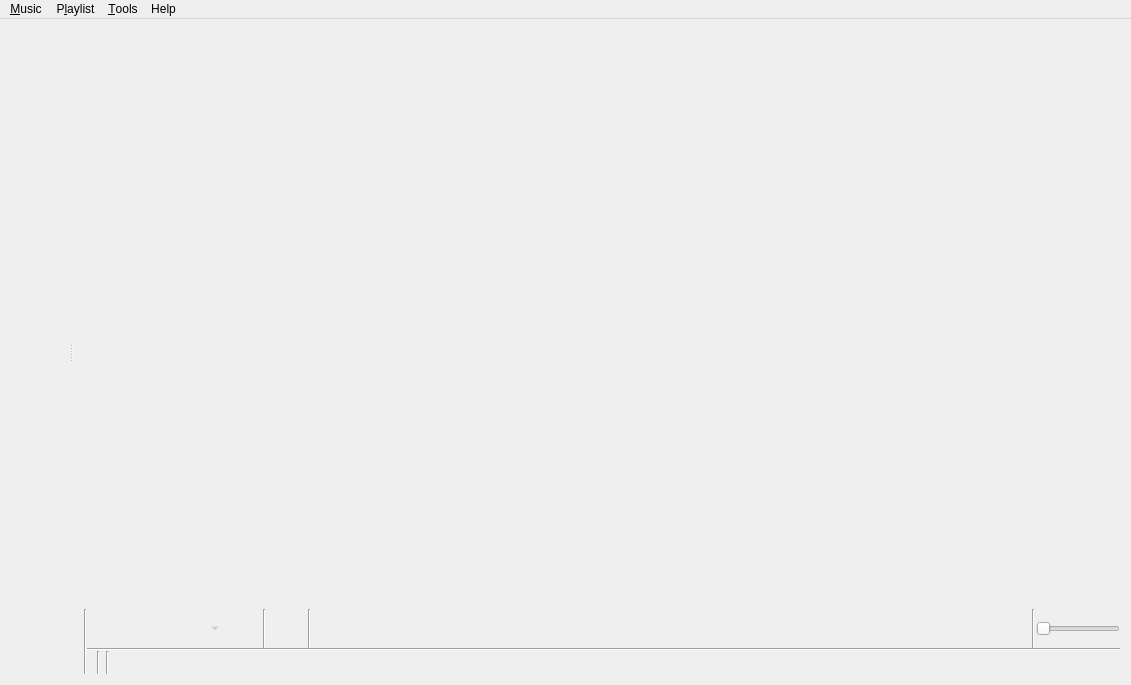
<?xml version="1.0" encoding="UTF-8"?>
<ui version="4.0">
 <class>MainWindow</class>
 <widget class="QMainWindow" name="MainWindow">
  <property name="geometry">
   <rect>
    <x>0</x>
    <y>0</y>
    <width>1131</width>
    <height>685</height>
   </rect>
  </property>
  <property name="windowTitle">
   <string>Strawberry Music Player</string>
  </property>
  <property name="windowIcon">
   <iconset resource="../../data/icons.qrc">
    <normaloff>:/icons/128x128/strawberry.png</normaloff>:/icons/128x128/strawberry.png</iconset>
  </property>
  <widget class="QWidget" name="centralWidget">
   <layout class="QVBoxLayout" name="layout_centralWidget">
    <property name="spacing">
     <number>0</number>
    </property>
    <property name="leftMargin">
     <number>0</number>
    </property>
    <property name="topMargin">
     <number>0</number>
    </property>
    <property name="rightMargin">
     <number>0</number>
    </property>
    <property name="bottomMargin">
     <number>0</number>
    </property>
    <item>
     <widget class="QSplitter" name="splitter">
      <property name="orientation">
       <enum>Qt::Horizontal</enum>
      </property>
      <widget class="QWidget" name="sidebar_layout">
       <layout class="QVBoxLayout" name="layout_left">
        <property name="spacing">
         <number>0</number>
        </property>
        <item>
         <widget class="FancyTabWidget" name="tabs" native="true"/>
        </item>
        <item>
         <widget class="PlayingWidget" name="widget_playing" native="true"/>
        </item>
       </layout>
      </widget>
      <widget class="QWidget" name="playlist_layout">
       <layout class="QVBoxLayout" name="layout_right">
        <property name="spacing">
         <number>0</number>
        </property>
        <item>
         <widget class="PlaylistContainer" name="playlist" native="true">
          <property name="sizePolicy">
           <sizepolicy hsizetype="Preferred" vsizetype="Expanding">
            <horstretch>0</horstretch>
            <verstretch>0</verstretch>
           </sizepolicy>
          </property>
          <addaction name="action_edit_track"/>
          <addaction name="action_edit_value"/>
         </widget>
        </item>
        <item>
         <layout class="QHBoxLayout" name="layout_bottom">
          <property name="spacing">
           <number>0</number>
          </property>
          <item>
           <widget class="Line" name="line_6">
            <property name="orientation">
             <enum>Qt::Vertical</enum>
            </property>
           </widget>
          </item>
          <item>
           <widget class="QWidget" name="player_controls_container" native="true">
            <layout class="QVBoxLayout" name="layout_player_controls_container">
             <property name="spacing">
              <number>0</number>
             </property>
             <property name="leftMargin">
              <number>0</number>
             </property>
             <property name="topMargin">
              <number>0</number>
             </property>
             <property name="rightMargin">
              <number>0</number>
             </property>
             <property name="bottomMargin">
              <number>0</number>
             </property>
             <item>
              <widget class="QFrame" name="player_controls">
               <property name="frameShape">
                <enum>QFrame::NoFrame</enum>
               </property>
               <layout class="QHBoxLayout" name="layout_player_controls">
                <property name="spacing">
                 <number>1</number>
                </property>
                <property name="leftMargin">
                 <number>0</number>
                </property>
                <property name="topMargin">
                 <number>0</number>
                </property>
                <property name="rightMargin">
                 <number>0</number>
                </property>
                <property name="bottomMargin">
                 <number>0</number>
                </property>
                <item>
                 <widget class="QToolButton" name="back_button">
                  <property name="accessibleName">
                   <string>MenuPopupToolButton</string>
                  </property>
                  <property name="iconSize">
                   <size>
                    <width>32</width>
                    <height>32</height>
                   </size>
                  </property>
                  <property name="autoRaise">
                   <bool>true</bool>
                  </property>
                 </widget>
                </item>
                <item>
                 <widget class="QToolButton" name="pause_play_button">
                  <property name="accessibleName">
                   <string>MenuPopupToolButton</string>
                  </property>
                  <property name="iconSize">
                   <size>
                    <width>32</width>
                    <height>32</height>
                   </size>
                  </property>
                  <property name="autoRaise">
                   <bool>true</bool>
                  </property>
                 </widget>
                </item>
                <item>
                 <widget class="QToolButton" name="stop_button">
                  <property name="enabled">
                   <bool>false</bool>
                  </property>
                  <property name="accessibleName">
                   <string>MenuPopupToolButton</string>
                  </property>
                  <property name="iconSize">
                   <size>
                    <width>32</width>
                    <height>32</height>
                   </size>
                  </property>
                  <property name="popupMode">
                   <enum>QToolButton::MenuButtonPopup</enum>
                  </property>
                  <property name="autoRaise">
                   <bool>true</bool>
                  </property>
                 </widget>
                </item>
                <item>
                 <widget class="QToolButton" name="forward_button">
                  <property name="accessibleName">
                   <string>MenuPopupToolButton</string>
                  </property>
                  <property name="iconSize">
                   <size>
                    <width>32</width>
                    <height>32</height>
                   </size>
                  </property>
                  <property name="autoRaise">
                   <bool>true</bool>
                  </property>
                 </widget>
                </item>
                <item>
                 <widget class="QWidget" name="widget_love" native="true">
                  <layout class="QHBoxLayout" name="layout_widget_love">
                   <property name="spacing">
                    <number>1</number>
                   </property>
                   <property name="leftMargin">
                    <number>0</number>
                   </property>
                   <property name="topMargin">
                    <number>0</number>
                   </property>
                   <property name="rightMargin">
                    <number>0</number>
                   </property>
                   <property name="bottomMargin">
                    <number>0</number>
                   </property>
                   <item>
                    <widget class="Line" name="line_love">
                     <property name="orientation">
                      <enum>Qt::Vertical</enum>
                     </property>
                    </widget>
                   </item>
                   <item>
                    <widget class="QToolButton" name="button_love">
                     <property name="accessibleName">
                      <string>MenuPopupToolButton</string>
                     </property>
                     <property name="iconSize">
                      <size>
                       <width>32</width>
                       <height>32</height>
                      </size>
                     </property>
                     <property name="autoRaise">
                      <bool>true</bool>
                     </property>
                    </widget>
                   </item>
                  </layout>
                 </widget>
                </item>
                <item>
                 <widget class="Line" name="line_buttons">
                  <property name="orientation">
                   <enum>Qt::Vertical</enum>
                  </property>
                 </widget>
                </item>
                <item>
                 <widget class="AnalyzerContainer" name="analyzer" native="true">
                  <property name="sizePolicy">
                   <sizepolicy hsizetype="Expanding" vsizetype="Preferred">
                    <horstretch>100</horstretch>
                    <verstretch>0</verstretch>
                   </sizepolicy>
                  </property>
                  <property name="minimumSize">
                   <size>
                    <width>0</width>
                    <height>36</height>
                   </size>
                  </property>
                 </widget>
                </item>
                <item>
                 <spacer name="horizontalSpacer">
                  <property name="orientation">
                   <enum>Qt::Horizontal</enum>
                  </property>
                  <property name="sizeType">
                   <enum>QSizePolicy::Expanding</enum>
                  </property>
                  <property name="sizeHint" stdset="0">
                   <size>
                    <width>0</width>
                    <height>0</height>
                   </size>
                  </property>
                 </spacer>
                </item>
                <item>
                 <widget class="Line" name="line_volume">
                  <property name="orientation">
                   <enum>Qt::Vertical</enum>
                  </property>
                 </widget>
                </item>
                <item>
                 <widget class="VolumeSlider" name="volume">
                  <property name="sizePolicy">
                   <sizepolicy hsizetype="Minimum" vsizetype="Fixed">
                    <horstretch>0</horstretch>
                    <verstretch>0</verstretch>
                   </sizepolicy>
                  </property>
                  <property name="maximum">
                   <number>100</number>
                  </property>
                  <property name="orientation">
                   <enum>Qt::Horizontal</enum>
                  </property>
                 </widget>
                </item>
               </layout>
              </widget>
             </item>
             <item>
              <widget class="QWidget" name="status_bar" native="true">
               <property name="sizePolicy">
                <sizepolicy hsizetype="Preferred" vsizetype="Fixed">
                 <horstretch>0</horstretch>
                 <verstretch>0</verstretch>
                </sizepolicy>
               </property>
               <layout class="QVBoxLayout" name="layout_status_bar">
                <property name="spacing">
                 <number>0</number>
                </property>
                <property name="leftMargin">
                 <number>0</number>
                </property>
                <property name="topMargin">
                 <number>0</number>
                </property>
                <property name="rightMargin">
                 <number>0</number>
                </property>
                <property name="bottomMargin">
                 <number>0</number>
                </property>
                <item>
                 <widget class="Line" name="status_bar_line">
                  <property name="orientation">
                   <enum>Qt::Horizontal</enum>
                  </property>
                 </widget>
                </item>
                <item>
                 <widget class="QWidget" name="status_bar_internal" native="true">
                  <property name="sizePolicy">
                   <sizepolicy hsizetype="Preferred" vsizetype="Fixed">
                    <horstretch>0</horstretch>
                    <verstretch>0</verstretch>
                   </sizepolicy>
                  </property>
                  <layout class="QHBoxLayout" name="layout_status_bar_internal">
                   <property name="spacing">
                    <number>3</number>
                   </property>
                   <property name="leftMargin">
                    <number>0</number>
                   </property>
                   <property name="topMargin">
                    <number>0</number>
                   </property>
                   <property name="rightMargin">
                    <number>0</number>
                   </property>
                   <property name="bottomMargin">
                    <number>0</number>
                   </property>
                   <item>
                    <widget class="QStackedWidget" name="status_bar_stack">
                     <property name="currentIndex">
                      <number>1</number>
                     </property>
                     <widget class="MultiLoadingIndicator" name="multi_loading_indicator"/>
                     <widget class="QWidget" name="playlist_summary_page">
                      <layout class="QVBoxLayout" name="layout_playlist_summary">
                       <property name="spacing">
                        <number>0</number>
                       </property>
                       <property name="leftMargin">
                        <number>0</number>
                       </property>
                       <property name="topMargin">
                        <number>0</number>
                       </property>
                       <property name="rightMargin">
                        <number>0</number>
                       </property>
                       <property name="bottomMargin">
                        <number>0</number>
                       </property>
                       <item>
                        <widget class="QLabel" name="playlist_summary">
                         <property name="alignment">
                          <set>Qt::AlignRight|Qt::AlignTrailing|Qt::AlignVCenter</set>
                         </property>
                        </widget>
                       </item>
                      </layout>
                     </widget>
                    </widget>
                   </item>
                   <item>
                    <widget class="Line" name="line_5">
                     <property name="orientation">
                      <enum>Qt::Vertical</enum>
                     </property>
                    </widget>
                   </item>
                   <item>
                    <widget class="PlaylistSequence" name="playlist_sequence" native="true"/>
                   </item>
                   <item>
                    <widget class="Line" name="line_2">
                     <property name="orientation">
                      <enum>Qt::Vertical</enum>
                     </property>
                    </widget>
                   </item>
                   <item>
                    <widget class="QToolButton" name="button_scrobble">
                     <property name="enabled">
                      <bool>true</bool>
                     </property>
                     <property name="sizePolicy">
                      <sizepolicy hsizetype="Fixed" vsizetype="Fixed">
                       <horstretch>0</horstretch>
                       <verstretch>0</verstretch>
                      </sizepolicy>
                     </property>
                     <property name="text">
                      <string/>
                     </property>
                     <property name="iconSize">
                      <size>
                       <width>16</width>
                       <height>16</height>
                      </size>
                     </property>
                     <property name="autoRaise">
                      <bool>true</bool>
                     </property>
                    </widget>
                   </item>
                   <item>
                    <widget class="TrackSlider" name="track_slider" native="true">
                     <property name="sizePolicy">
                      <sizepolicy hsizetype="Preferred" vsizetype="Preferred">
                       <horstretch>10</horstretch>
                       <verstretch>0</verstretch>
                      </sizepolicy>
                     </property>
                    </widget>
                   </item>
                  </layout>
                 </widget>
                </item>
               </layout>
              </widget>
             </item>
            </layout>
           </widget>
          </item>
         </layout>
        </item>
       </layout>
      </widget>
     </widget>
    </item>
   </layout>
  </widget>
  <widget class="QMenuBar" name="menuBar">
   <property name="geometry">
    <rect>
     <x>0</x>
     <y>0</y>
     <width>1131</width>
     <height>23</height>
    </rect>
   </property>
   <widget class="QMenu" name="menu_music">
    <property name="title">
     <string>&amp;Music</string>
    </property>
    <addaction name="action_open_file"/>
    <addaction name="action_open_cd"/>
    <addaction name="separator"/>
    <addaction name="action_previous_track"/>
    <addaction name="action_play_pause"/>
    <addaction name="action_stop"/>
    <addaction name="action_next_track"/>
    <addaction name="separator"/>
    <addaction name="action_mute"/>
    <addaction name="separator"/>
    <addaction name="action_love"/>
    <addaction name="separator"/>
    <addaction name="action_quit"/>
   </widget>
   <widget class="QMenu" name="menu_playlist">
    <property name="title">
     <string>P&amp;laylist</string>
    </property>
    <addaction name="action_add_file"/>
    <addaction name="action_add_folder"/>
    <addaction name="action_add_stream"/>
    <addaction name="separator"/>
    <addaction name="action_shuffle_mode"/>
    <addaction name="action_repeat_mode"/>
    <addaction name="separator"/>
    <addaction name="action_new_playlist"/>
    <addaction name="action_save_playlist"/>
    <addaction name="action_load_playlist"/>
    <addaction name="action_save_all_playlists"/>
    <addaction name="separator"/>
    <addaction name="action_jump"/>
    <addaction name="action_clear_playlist"/>
    <addaction name="action_shuffle"/>
    <addaction name="action_remove_duplicates"/>
    <addaction name="action_remove_unavailable"/>
   </widget>
   <widget class="QMenu" name="menu_help">
    <property name="title">
     <string>Help</string>
    </property>
    <addaction name="action_about_strawberry"/>
    <addaction name="action_about_qt"/>
    <addaction name="separator"/>
   </widget>
   <widget class="QMenu" name="menu_tools">
    <property name="title">
     <string>&amp;Tools</string>
    </property>
    <addaction name="action_cover_manager"/>
    <addaction name="action_equalizer"/>
    <addaction name="action_transcoder"/>
    <addaction name="action_visualizations"/>
    <addaction name="separator"/>
    <addaction name="action_update_collection"/>
    <addaction name="action_full_collection_scan"/>
    <addaction name="action_abort_collection_scan"/>
    <addaction name="separator"/>
    <addaction name="action_settings"/>
    <addaction name="action_import_data_from_last_fm"/>
    <addaction name="action_console"/>
    <addaction name="separator"/>
    <addaction name="action_toggle_show_sidebar"/>
   </widget>
   <addaction name="menu_music"/>
   <addaction name="menu_playlist"/>
   <addaction name="menu_tools"/>
   <addaction name="menu_help"/>
  </widget>
  <action name="action_previous_track">
   <property name="text">
    <string>Previous track</string>
   </property>
   <property name="shortcut">
    <string>F5</string>
   </property>
  </action>
  <action name="action_play_pause">
   <property name="text">
    <string>&amp;Play</string>
   </property>
   <property name="shortcut">
    <string>F6</string>
   </property>
  </action>
  <action name="action_stop">
   <property name="enabled">
    <bool>false</bool>
   </property>
   <property name="text">
    <string>&amp;Stop</string>
   </property>
   <property name="shortcut">
    <string>F7</string>
   </property>
  </action>
  <action name="action_next_track">
   <property name="text">
    <string>&amp;Next track</string>
   </property>
   <property name="shortcut">
    <string>F8</string>
   </property>
  </action>
  <action name="action_quit">
   <property name="text">
    <string>&amp;Quit</string>
   </property>
   <property name="shortcut">
    <string>Ctrl+Q</string>
   </property>
   <property name="menuRole">
    <enum>QAction::QuitRole</enum>
   </property>
  </action>
  <action name="action_stop_after_this_track">
   <property name="text">
    <string>Stop after this track</string>
   </property>
   <property name="shortcut">
    <string>Ctrl+Alt+V</string>
   </property>
  </action>
  <action name="action_love">
   <property name="enabled">
    <bool>false</bool>
   </property>
   <property name="text">
    <string>Love</string>
   </property>
   <property name="shortcut">
    <string notr="true">Ctrl+L</string>
   </property>
  </action>
  <action name="action_clear_playlist">
   <property name="text">
    <string>&amp;Clear playlist</string>
   </property>
   <property name="toolTip">
    <string>Clear playlist</string>
   </property>
   <property name="shortcut">
    <string>Ctrl+K</string>
   </property>
  </action>
  <action name="action_edit_track">
   <property name="text">
    <string>Edit track information...</string>
   </property>
   <property name="shortcut">
    <string>Ctrl+E</string>
   </property>
  </action>
  <action name="action_renumber_tracks">
   <property name="text">
    <string>Renumber tracks in this order...</string>
   </property>
  </action>
  <action name="action_selection_set_value">
   <property name="text">
    <string>Set value for all selected tracks...</string>
   </property>
  </action>
  <action name="action_edit_value">
   <property name="text">
    <string>Edit tag...</string>
   </property>
  </action>
  <action name="action_settings">
   <property name="text">
    <string>&amp;Settings...</string>
   </property>
   <property name="shortcut">
    <string>Ctrl+P</string>
   </property>
   <property name="menuRole">
    <enum>QAction::PreferencesRole</enum>
   </property>
  </action>
  <action name="action_about_strawberry">
   <property name="icon">
    <iconset resource="../../data/icons.qrc">
     <normaloff>:/icons/64x64/strawberry.png</normaloff>:/icons/64x64/strawberry.png</iconset>
   </property>
   <property name="text">
    <string>&amp;About Strawberry</string>
   </property>
   <property name="shortcut">
    <string>F1</string>
   </property>
   <property name="menuRole">
    <enum>QAction::AboutRole</enum>
   </property>
  </action>
  <action name="action_shuffle">
   <property name="text">
    <string>S&amp;huffle playlist</string>
   </property>
   <property name="shortcut">
    <string>Ctrl+H</string>
   </property>
  </action>
  <action name="action_add_file">
   <property name="text">
    <string>&amp;Add file...</string>
   </property>
   <property name="shortcut">
    <string>Ctrl+Shift+A</string>
   </property>
  </action>
  <action name="action_open_file">
   <property name="text">
    <string>&amp;Open file...</string>
   </property>
  </action>
  <action name="action_open_cd">
   <property name="text">
    <string>Open audio &amp;CD...</string>
   </property>
  </action>
  <action name="action_cover_manager">
   <property name="text">
    <string>&amp;Cover Manager</string>
   </property>
  </action>
  <action name="action_console">
   <property name="text">
    <string>C&amp;onsole</string>
   </property>
  </action>
  <action name="action_shuffle_mode">
   <property name="text">
    <string>&amp;Shuffle mode</string>
   </property>
  </action>
  <action name="action_repeat_mode">
   <property name="text">
    <string>&amp;Repeat mode</string>
   </property>
  </action>
  <action name="action_remove_from_playlist">
   <property name="text">
    <string>Remove from playlist</string>
   </property>
  </action>
  <action name="action_equalizer">
   <property name="text">
    <string>&amp;Equalizer</string>
   </property>
  </action>
  <action name="action_transcoder">
   <property name="text">
    <string>&amp;Transcode Music</string>
   </property>
  </action>
  <action name="action_add_folder">
   <property name="text">
    <string>Add &amp;folder...</string>
   </property>
  </action>
  <action name="action_jump">
   <property name="text">
    <string>&amp;Jump to the currently playing track</string>
   </property>
   <property name="shortcut">
    <string>Ctrl+J</string>
   </property>
  </action>
  <action name="action_new_playlist">
   <property name="text">
    <string>&amp;New playlist</string>
   </property>
   <property name="shortcut">
    <string>Ctrl+N</string>
   </property>
  </action>
  <action name="action_save_playlist">
   <property name="text">
    <string>Save &amp;playlist...</string>
   </property>
   <property name="shortcut">
    <string>Ctrl+S</string>
   </property>
  </action>
  <action name="action_load_playlist">
   <property name="text">
    <string>&amp;Load playlist...</string>
   </property>
   <property name="shortcut">
    <string>Ctrl+Shift+O</string>
   </property>
  </action>
  <action name="action_save_all_playlists">
   <property name="text">
    <string>&amp;Save all playlists...</string>
   </property>
  </action>
  <action name="action_next_playlist">
   <property name="text">
    <string>Go to next playlist tab</string>
   </property>
  </action>
  <action name="action_previous_playlist">
   <property name="text">
    <string>Go to previous playlist tab</string>
   </property>
  </action>
  <action name="action_update_collection">
   <property name="text">
    <string>&amp;Update changed collection folders</string>
   </property>
  </action>
  <action name="action_about_qt">
   <property name="text">
    <string>About &amp;Qt</string>
   </property>
   <property name="menuRole">
    <enum>QAction::AboutQtRole</enum>
   </property>
  </action>
  <action name="action_mute">
   <property name="checkable">
    <bool>true</bool>
   </property>
   <property name="text">
    <string>&amp;Mute</string>
   </property>
   <property name="shortcut">
    <string>Ctrl+M</string>
   </property>
  </action>
  <action name="action_full_collection_scan">
   <property name="text">
    <string>&amp;Do a full collection rescan</string>
   </property>
  </action>
  <action name="action_abort_collection_scan">
   <property name="text">
    <string>Abort collection scan</string>
   </property>
  </action>
  <action name="action_auto_complete_tags">
   <property name="text">
    <string>Complete tags automatically...</string>
   </property>
   <property name="shortcut">
    <string>Ctrl+T</string>
   </property>
  </action>
  <action name="action_toggle_scrobbling">
   <property name="text">
    <string>Toggle scrobbling</string>
   </property>
  </action>
  <action name="action_remove_duplicates">
   <property name="text">
    <string>Remove &amp;duplicates from playlist</string>
   </property>
  </action>
  <action name="action_remove_unavailable">
   <property name="text">
    <string>Remove &amp;unavailable tracks from playlist</string>
   </property>
  </action>
  <action name="action_add_files_to_transcoder">
   <property name="checkable">
    <bool>false</bool>
   </property>
   <property name="text">
    <string>Add file(s) to transcoder</string>
   </property>
   <property name="toolTip">
    <string>Add file to transcoder</string>
   </property>
   <property name="shortcut">
    <string notr="true">Ctrl+Shift+T</string>
   </property>
  </action>
  <action name="action_add_stream">
   <property name="text">
    <string>Add stream...</string>
   </property>
  </action>
  <action name="action_toggle_show_sidebar">
   <property name="checkable">
    <bool>true</bool>
   </property>
   <property name="text">
    <string>Show sidebar</string>
   </property>
  </action>
  <action name="action_import_data_from_last_fm">
   <property name="text">
    <string>Import data from last.fm...</string>
   </property>
  </action>
  <action name="action_visualizations">
    <property name="text">
      <string>Visualizations</string>
    </property>
  </action>
 </widget>
 <layoutdefault spacing="6" margin="11"/>
 <customwidgets>
  <customwidget>
   <class>VolumeSlider</class>
   <extends>QSlider</extends>
   <header>widgets/volumeslider.h</header>
  </customwidget>
  <customwidget>
   <class>AnalyzerContainer</class>
   <extends>QWidget</extends>
   <header>analyzer/analyzercontainer.h</header>
   <container>1</container>
  </customwidget>
  <customwidget>
   <class>PlaylistContainer</class>
   <extends>QWidget</extends>
   <header>playlist/playlistcontainer.h</header>
   <container>1</container>
  </customwidget>
  <customwidget>
   <class>TrackSlider</class>
   <extends>QWidget</extends>
   <header>widgets/trackslider.h</header>
   <container>1</container>
  </customwidget>
  <customwidget>
   <class>PlaylistSequence</class>
   <extends>QWidget</extends>
   <header>playlist/playlistsequence.h</header>
   <container>1</container>
  </customwidget>
  <customwidget>
   <class>MultiLoadingIndicator</class>
   <extends>QWidget</extends>
   <header>widgets/multiloadingindicator.h</header>
   <container>1</container>
  </customwidget>
  <customwidget>
   <class>PlayingWidget</class>
   <extends>QWidget</extends>
   <header>widgets/playingwidget.h</header>
   <container>1</container>
  </customwidget>
  <customwidget>
   <class>FancyTabWidget</class>
   <extends>QWidget</extends>
   <header>widgets/fancytabwidget.h</header>
  </customwidget>
 </customwidgets>
 <resources>
  <include location="../../data/icons.qrc"/>
 </resources>
 <connections/>
</ui>
